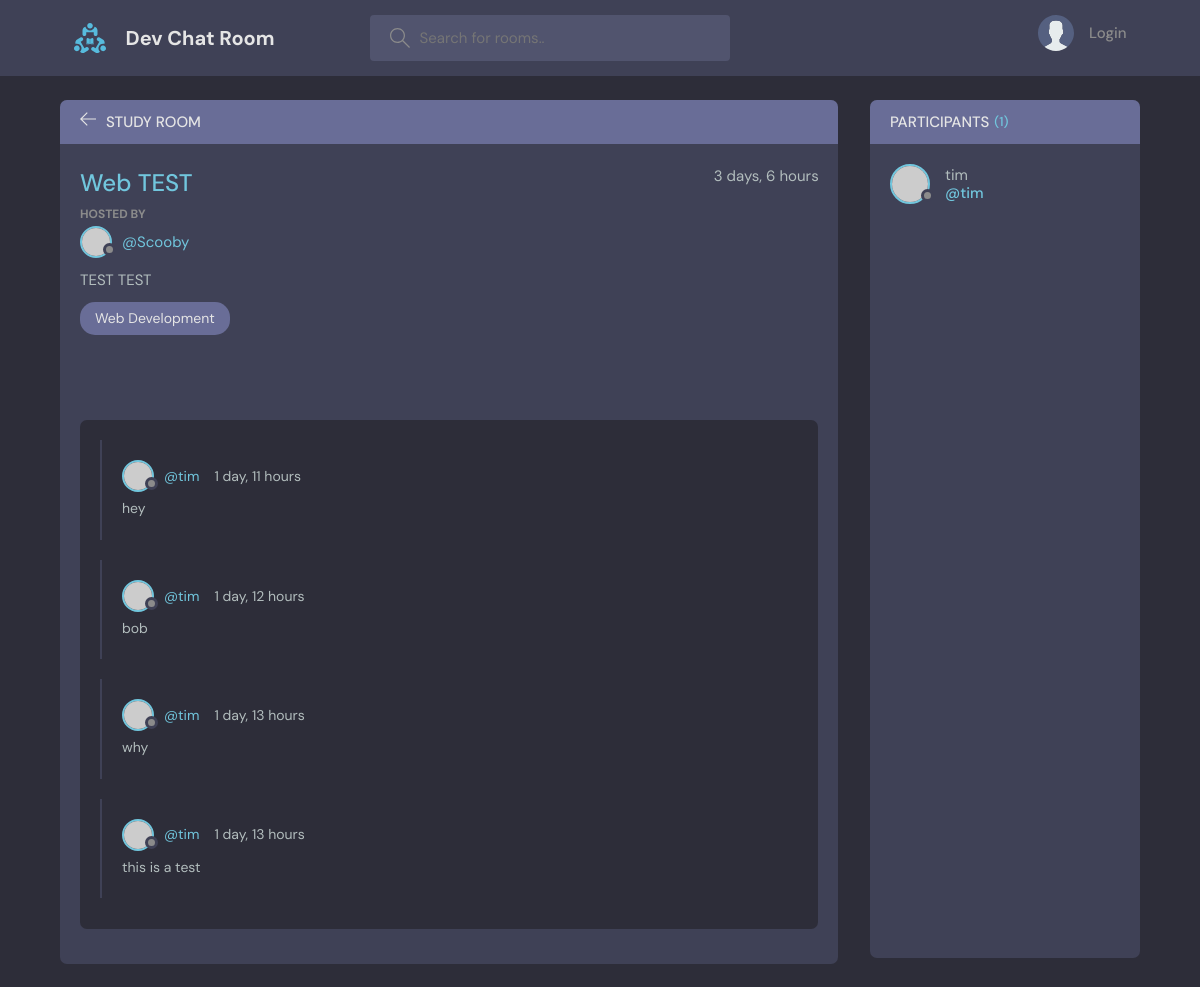
/room/9/, run on the app's committed database.
### base/models.py (models this page shows, shortened)
class Room(models.Model):
    host = models.ForeignKey(User, on_delete=models.SET_NULL,null=True)
    topic = models.ForeignKey(Topic, on_delete=models.SET_NULL,null=True)
    name =models.CharField(max_length=200)
    description = models.TextField(null=True, blank=True, max_length=300)
    participants = models.ManyToManyField(User, related_name="participants",blank=True)
    updated = models.DateTimeField(auto_now=True)
    created = models.DateTimeField(auto_now_add=True)
    class Meta:
        ordering = ['-updated','-created']

class Topic(models.Model):
    name =models.CharField(max_length=200)
    def __str__(self):
        return self.name

class Message(models.Model):
    user = models.ForeignKey(User,on_delete = models.CASCADE)
    room = models.ForeignKey(Room, on_delete =models.CASCADE)
    body = models.TextField ()
    updated = models.DateTimeField(auto_now=True)
    created = models.DateTimeField(auto_now_add=True)
    class Meta:
        ordering = ['-updated','-created']
    def __str__(self):
        return self.body[0:50]

### base/views.py (the view, shortened to what this page needs)
# urls.py: path('room/<str:pk>/',views.room, name="room"),
def room(request ,pk):
    room = Room.objects.get(id=pk)
    room_messages =room.message_set.all().order_by('-created')
    participants = room.participants.all().order_by('-participants')
    context = {'room':room,'room_messages':room_messages,'participants':participants}
    return render(request, 'base/room.html',context)

### base/templates/base/room.html (shortened to what this page needs)
{% extends 'main.html' %}
{% block content %}
    <main class="profile-page layout layout--2">
      <div class="container">
        <div class="room">
          <div class="room__top">
            <div class="room__topLeft">
              <a href="{%url 'home' %}"">
                <svg version="1.1" xmlns="http://www.w3.org/2000/svg" width="32" height="32" viewBox="0 0 32 32">
                  <title>arrow-left</title>
                  <path
                    d="M13.723 2.286l-13.723 13.714 13.719 13.714 1.616-1.611-10.96-10.96h27.625v-2.286h-27.625l10.965-10.965-1.616-1.607z"
                  ></path>
                </svg>
              </a>
              <h3>Study Room</h3>
            </div>
          </div>
          <div class="room__box scroll">
            <div class="room__header scroll">
              <div class="room__info">
                <h3>{{room.name}}</h3>
                <span>{{room.created | timesince}}</span>
              </div>
              <div class="room__hosted">
                <p>Hosted By</p>
                <a href="{%url 'user-profile' room.host.id%}" class="room__author">
                  <div class="avatar avatar--small">
                    <img src="https://randomuser.me/api/portraits/men/37.jpg" />
                  </div>
                  <span>@{{room.host}}</span>
                </a>
              </div>
              <div class="room__details">
                <p>{{room.description}}</p>
              </div>
              <span class="room__topics">{{room.topic}}</span>
            </div>
            <div class="room__conversation">
              <div class="threads scroll">
                {% for messages in room_messages%}
                <div class="thread">
                  <div class="thread__top">
                    <div class="thread__author">
                      <a href="#" class="thread__authorInfo">
                        <div class="avatar avatar--small">
                          <img src="https://randomuser.me/api/portraits/men/37.jpg" />
                        </div>
                        <span>@{{messages.user}}</span>
                      </a>
                      <span class="thread__date">{{messages.created | timesince}}</span>
                    </div>
                  </div>
                  <div class="thread__details">
                    <p>{{messages}}</p>
                  </div>
                </div>
                {%endfor%}
              </div>
            </div>
          </div>
        </div>
        <div class="participants">
          <h3 class="participants__top">Participants <span>({{participants.count}})</span></h3>
          <div class="participants__list scroll">
            {% for user in participants %}
            <a href="{% url 'user-profile' user.id %}" class="participant">
              <div class="avatar avatar--medium">
                <img src="https://randomuser.me/api/portraits/men/37.jpg" />
              </div>
              <p>
                {{user.username}}
                <span>@{{user.username}}</span>
              </p>
            </a>
            {%endfor%}
          </div>
        </div>
      </div>
    </main>
{% endblock content %}

### data on the page
Room: name "Web TEST", created "3 days, 6 hours", host "Scooby", description "TEST TEST", topic "Web Development"
Message: user "tim", created "1 day, 11 hours", body "hey"
Message: user "tim", created "1 day, 12 hours", body "bob"
Message: user "tim", created "1 day, 13 hours", body "why"
Message: user "tim", created "1 day, 13 hours", body "this is a test"

### other printed values
{{ participants.count }} "1"
{{ user.username }} "tim"
